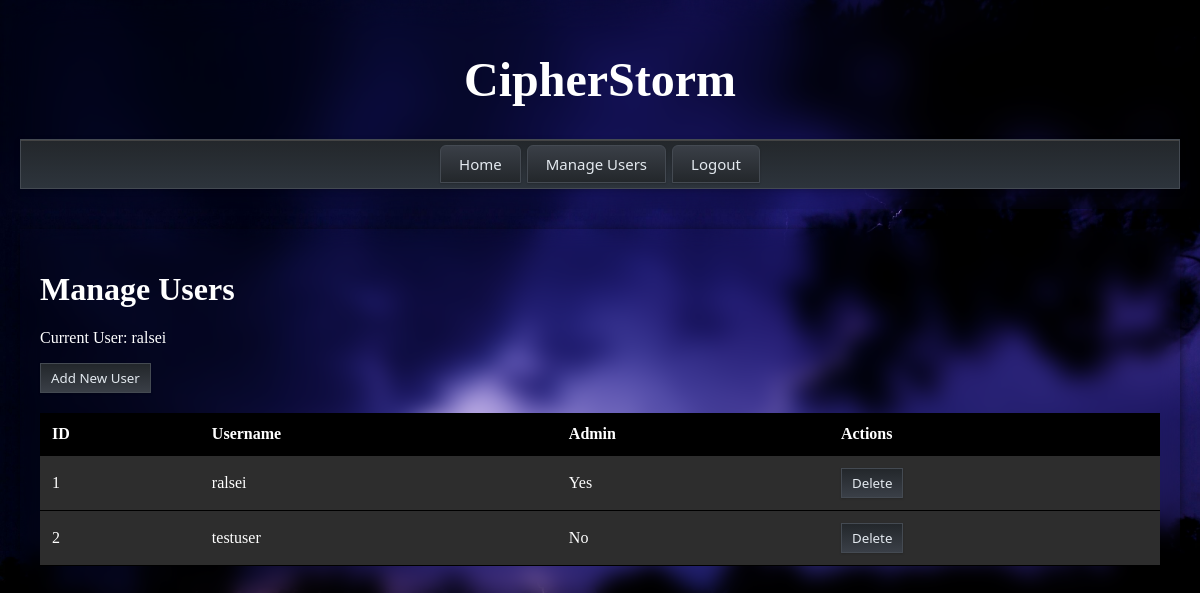
Page /manage_users (signed in) on the committed database.
### tables this page shows
CREATE TABLE users (
                    id INTEGER PRIMARY KEY AUTOINCREMENT,
                    username TEXT UNIQUE NOT NULL,
                    password_hash TEXT NOT NULL,
                    is_admin BOOLEAN DEFAULT 0,
                    created_at DATETIME DEFAULT CURRENT_TIMESTAMP,
                    last_login DATETIME
                );

### index.py (the view)
@app.route('/manage_users', methods=['GET'])
@login_required
def manage_users():
    user = current_user
    if user.is_admin:
        users = db.get_all_users()
        return flask.render_template('admin/users.html', users=users)
    else:
        flash('Access denied.')
        return redirect(url_for('index'))

### index.py (called while the page is built)
@login_manager.user_loader
def load_user(user_id):
    user_data = db.get_user_by_id(int(user_id))
    if user_data:
        return User(user_data)
    return None

    def get_connection(self):
        return sqlite3.connect(self.db_path)

    def get_user_by_id(self, user_id):
        try:
            conn = self.get_connection()
            cursor = conn.cursor()
            cursor.execute('''
                SELECT id, username, is_admin
                FROM users
                WHERE id = ?
            ''', (user_id,))
            user_data = cursor.fetchone()
            conn.close()
            if user_data:
                return {
                    'id': user_data[0],
                    'username': user_data[1],
                    'is_admin': bool(user_data[2])
                }
            return None
        except sqlite3.Error as e:
            print(f"{Fore.RED}[-] Error getting user by ID: {e}{Style.RESET_ALL}")
            return None

    def get_all_users(self):
        try:
            conn = self.get_connection()
            cursor = conn.cursor()
            cursor.execute('''
                SELECT id, username, is_admin, created_at, last_login
                FROM users
                ORDER BY username
            ''')
            rows = cursor.fetchall()
            conn.close()
            users = []
            for row in rows:
                users.append({
                    'id': row[0],
                    'username': row[1],
                    'is_admin': bool(row[2]),
                    'created_at': row[3],
                    'last_login': row[4]
                })
            return users
        except sqlite3.Error as e:
            print(f"{Fore.RED}[-] Error getting all users: {e}{Style.RESET_ALL}")
            return []

### templates/admin/users.html (shortened to what this page needs)
<!DOCTYPE html>
<html lang="en">
<head>
    <link rel="stylesheet" href="{{ url_for('static', filename='style.css') }}">
</head>
<body>
    <div class="header">
        <h1>CipherStorm</h1>
        <div class="navigation">
            <form action="{{ url_for('dashboard') }}" method="get" style="display:inline;">
                <button type="submit" class="navigation-tabs">Home</button>
            </form>
            {% if current_user.is_admin %}
                <form action="{{ url_for('manage_users') }}" method="get" style="display:inline;">
                    <button type="submit" class="navigation-tabs">Manage Users</button>
                </form>
            {% endif %}
            <form action="{{ url_for('logout') }}" method="post" style="display:inline;">
                <button type="submit" class="navigation-tabs">Logout</button>
            </form>
        </div>
    </div>
    <div class="main-content">
        <h1>Manage Users</h1>
        <p>Current User: {{ current_user.username }}</p>
        <a href="{{ url_for('add_user') }}">
            <button type="button">Add New User</button>
        </a>
        <table>
            <thead>
                <tr>
                    <th>ID</th>
                    <th>Username</th>
                    <th>Admin</th>
                    <th>Actions</th>
                </tr>
            </thead>
            <tbody>
                {% for user in users %}
                    <tr>
                        <td>{{ user.id }}</td>
                        <td>{{ user.username }}</td>
                        <td>{{ 'Yes' if user.is_admin else 'No' }}</td>
                        <td>
                            <form action="{{ url_for('delete_user', user_id=user.id) }}" method="post" style="display:inline;">
                                <button type="submit" class="delete-button">Delete</button>
                            </form>
                        </td>
                    </tr>
                {% endfor %}
            </tbody>
        </table>
    </div>
</body>
</html>

### static/style.css (style rules this page uses)
body { font-family: Tahoma, sans-serifrif; background-color: #f0f0f0; margin: 0; padding: 0; background-image: url("images/home.jpg"); background-size: cover; background-repeat: no-repeat; background-attachment: fixed; }
.header { padding: 20px; text-align: center; font-size: 24px; color: #ffffff; backdrop-filter: blur(20px); -webkit-backdrop-filter: blur(20px); }
.main-content { padding: 20px; font-size: 16px; color: #ffffff; box-shadow: 0 2px 10px rgba(0, 0, 0, 0.6); backdrop-filter: blur(10px); -webkit-backdrop-filter: blur(10px); margin: 20px; padding: 20px; transition: all 0.3s ease-in-out; }
.navigation { width: auto; padding: 5px; background: linear-gradient(to bottom, #23272b 0%, #2d343c 100%); box-shadow: 0 2px 6px rgba(0,0,0,0.18), 0 1px 0 #444 inset; border: 1px solid #444a52; }
.navigation-tabs { background: linear-gradient(to bottom, #3a3f47 0%, #23272b 100%); font-family: 'Segoe UI', 'Tahoma', 'Geneva', Verdana, sans-serif; border: 1px solid #444a52; border-radius: 6px 6px 0 0; padding: 8px 18px; font-size: 15px; color: #e3e9ef; box-shadow: 0 1px 2px rgba(0,0,0,0.18); cursor: pointer; transition: color 0.2s ease-in-out; }
table { width: 100%; border-collapse: collapse; margin: 20px 0; }
th, td { padding: 12px; text-align: left; background: #2d2d2d; border-bottom: 1px solid #000000; transition: all 0.2s ease-in-out; }
th, td:hover { background: #3a3a3a; color: #ffffff; transition: all 0.2s ease-in-out; }
th { background-color: #000000; color: #ffffff; }
button { background: linear-gradient(to bottom, #23272b 0%, #3a3f47 100%); font-family: 'Segoe UI', 'Tahoma', 'Geneva', Verdana, sans-serif; color: #e3e9ef; padding: 5px 10px; border: 1px solid #444a52; cursor: pointer; box-shadow: 0 1px 2px rgba(0,0,0,0.18); transition: background 0.2s ease-in-out, color 0.2s ease-in-out, border 0.2s; }

### rows in the picture
users: username "ralsei", id "1", is_admin "Yes"
users: id "2", username "testuser", is_admin "No"
